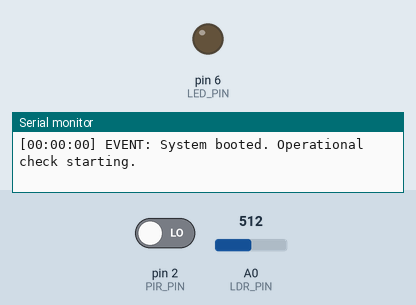
A sketch run on a simulated Arduino Uno, built with avr-gcc and run on an emulated ATmega328P. On the bench: output pins drawn as LEDs (lit = HIGH), the last lines printed to the serial monitor. The test bench sets the inputs (shaded band); at power-on: A0 (LDR_PIN) = 512, pin 2 (PIR_PIN) LOW.

Above: at 1.2 s.
1.3 s: A0 (LDR_PIN) set to 407
2.8 s: A0 (LDR_PIN) set to 381
At 3.3 s:
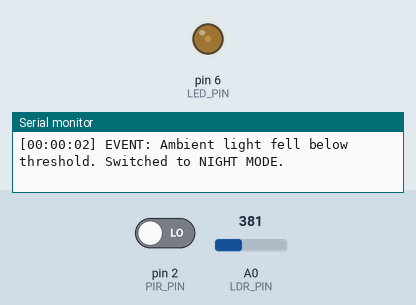
4.3 s: pin 2 (PIR_PIN) driven HIGH
At 4.7 s:
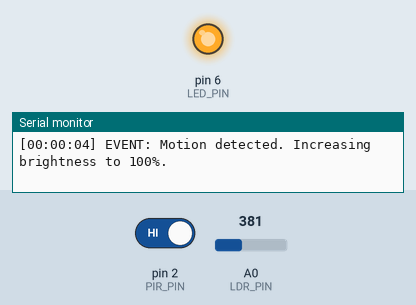
5.8 s: A0 (LDR_PIN) set to 410
At 7.0 s:
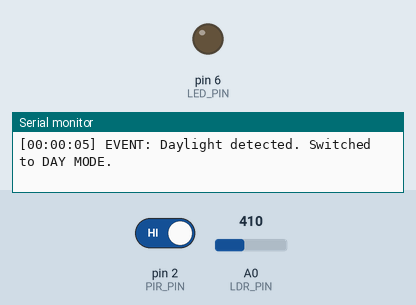
7.3 s: A0 (LDR_PIN) set to 390
At 8.0 s:
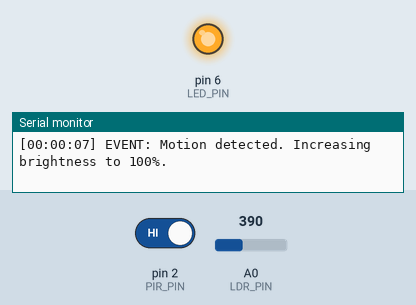
8.9 s: A0 (LDR_PIN) set to 511
At 9.3 s:
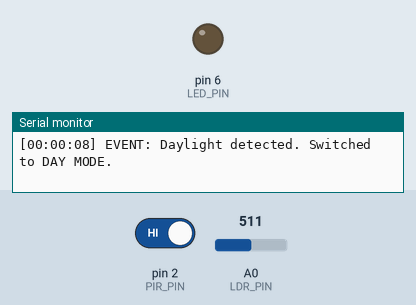
Timing chart, 0 to 11.4 s (numbered marks = the images above; inputs shaded):
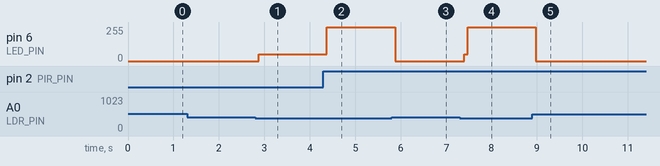

Measured:
- the behaviour switches between 400 and 399 on A0 (LDR_PIN) (found by bisection; images 0 and 1)
- after the input at 1.3 s, every drawn part: stays the same
- after the input at 2.8 s, pin 6 (LED_PIN): 0/255 → 51/255 after 0.07 s
- after the input at 4.3 s, pin 6 (LED_PIN): 51/255 → 255/255 after 0.08 s
- after the input at 5.8 s, pin 6 (LED_PIN): 255/255 → 0/255 after 0.08 s
- after the input at 7.3 s, pin 6 (LED_PIN): 0/255 → 51/255 after 0.10 s, → 255/255 0.07 s later
- after the input at 8.9 s, pin 6 (LED_PIN): 255/255 → 0/255 after 0.08 s

The sketch:

street_light.ino
```cpp
/**
 * @file street_light.ino
 * @author Vraj Ramavat
 * @brief Smart street light system using LDR light sensor and PIR motion sensor.
 * Submitted for Q23.
 */

// Pin definitions
const int LDR_PIN = A0;      // Analog input for LDR
const int PIR_PIN = 2;       // Digital input for PIR
const int LED_PIN = 6;       // PWM pin for LED control

// Configuration parameters
const int LDR_THRESHOLD = 400;      // Below this is considered "dark" (night)
const unsigned long MOTION_TIME = 30000; // Motion hold duration (30 seconds)

// State variables
enum StreetLightState {
  STATE_DAY,
  STATE_NIGHT_DIM,
  STATE_NIGHT_BRIGHT
};

StreetLightState currentState = STATE_DAY;
unsigned long motionTriggerTime = 0;
bool previousPirState = LOW;
int previousLdrRaw = 0;

void setup() {
  pinMode(PIR_PIN, INPUT);
  pinMode(LED_PIN, OUTPUT);

  Serial.begin(9600);
  Serial.println("--- Smart Street Light Controller Initialized ---");
  logEvent("System booted. Operational check starting.");
}

void loop() {
  unsigned long currentMillis = millis();
  int ldrValue = analogRead(LDR_PIN);
  bool motionDetected = digitalRead(PIR_PIN) == HIGH;

  bool isDark = (ldrValue < LDR_THRESHOLD);

  switch (currentState) {
    case STATE_DAY:
      // LED is OFF
      analogWrite(LED_PIN, 0);

      // If it gets dark, transit to Night Dim state
      if (isDark) {
        logEvent("Ambient light fell below threshold. Switched to NIGHT MODE.");
        currentState = STATE_NIGHT_DIM;
      }
      break;

    case STATE_NIGHT_DIM:
      // LED is dimmed to 20% (approx 51 out of 255)
      analogWrite(LED_PIN, 51);

      // If PIR detects motion, trigger full brightness
      if (motionDetected) {
        logEvent("Motion detected. Increasing brightness to 100%.");
        currentState = STATE_NIGHT_BRIGHT;
        motionTriggerTime = currentMillis;
      }
      // If it becomes light again, transit to Day
      else if (!isDark) {
        logEvent("Daylight detected. Switched to DAY MODE.");
        currentState = STATE_DAY;
      }
      break;

    case STATE_NIGHT_BRIGHT:
      // LED is at full brightness (255)
      analogWrite(LED_PIN, 255);

      // If motion is re-triggered, reset timer
      if (motionDetected) {
        if (!previousPirState) {
          logEvent("Motion re-detected. Resetting 30s timer.");
        }
        motionTriggerTime = currentMillis;
      }

      // If no motion for more than 30s, dim back to 20%
      if (currentMillis - motionTriggerTime >= MOTION_TIME) {
        logEvent("30s timeout reached with no motion. Dimming LED to 20%.");
        currentState = STATE_NIGHT_DIM;
      }
      // If it becomes light again (e.g. flashlight test), transit to Day
      else if (!isDark) {
        logEvent("Daylight detected. Switched to DAY MODE.");
        currentState = STATE_DAY;
      }
      break;
  }

  previousPirState = motionDetected;
  previousLdrRaw = ldrValue;

  // Wait a small amount of time to stabilize
  delay(50);
}

// Function to print logs with timestamp [HH:MM:SS]
void logEvent(const char* desc) {
  unsigned long totalSeconds = millis() / 1000;
  unsigned long seconds = totalSeconds % 60;
  unsigned long totalMinutes = totalSeconds / 60;
  unsigned long minutes = totalMinutes % 60;
  unsigned long hours = totalMinutes / 60 % 24;

  Serial.print("[");
  if (hours < 10) Serial.print("0");
  Serial.print(hours);
  Serial.print(":");
  if (minutes < 10) Serial.print("0");
  Serial.print(minutes);
  Serial.print(":");
  if (seconds < 10) Serial.print("0");
  Serial.print(seconds);
  Serial.print("] EVENT: ");
  Serial.println(desc);
}
```
